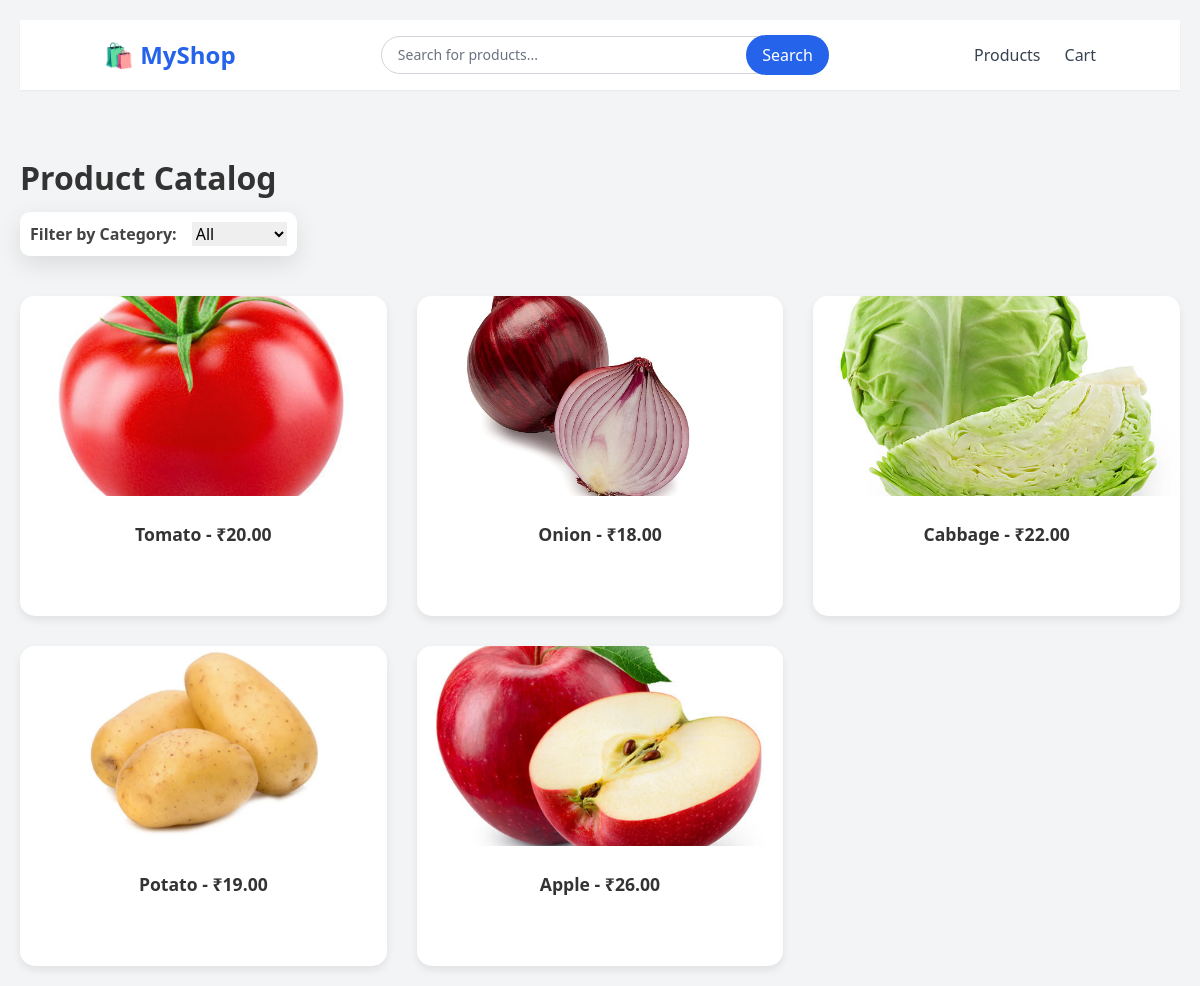
Screenshot of /products/ with the database file from the repository.
### catalog/models.py (models this page shows, shortened)
class Product(models.Model):
    name = models.CharField(max_length=100)
    description = models.TextField(null=True, blank=True)
    price = models.DecimalField(max_digits=10, decimal_places=2)
    category = models.CharField(max_length=100)
    image = models.ImageField(upload_to='product_images/', blank=True, null=True)

### catalog/views.py (the view)
# urls.py: path('products/', views.product_list, name='product_list'),  # Product listing
def product_list(request):
    categories = Product.objects.values_list('category', flat=True).distinct()
    selected_category = request.GET.get('category', '')
    query = request.GET.get('q', '')
    products = Product.objects.all()
    if selected_category:
        products = products.filter(category=selected_category)
    if query:
        products = products.filter(name__icontains=query)
    return render(request, 'catalog/product_list.html', {
        'products': products,
        'categories': categories,
        'selected_category': selected_category,
        'query': query,
    })

### catalog/templates/catalog/product_list.html (shortened to what this page needs)
<!DOCTYPE html>
<html lang="en">
<head>
</head>
<body>
  {% load static %}
  {% include 'base.html' %}
  <div class="container-1">
    <h1 class="heading">Product Catalog</h1>
    <form method="get" class="category-filter">
      <label for="category">Filter by Category:</label>
      <select name="category" id="category" onchange="this.form.submit()">
        <option value="">All</option>
      </select>
    </form>
  </div>
    <div class="products-grid">
      {% for product in products %}
        <div class="product-card" data-product-id="{{ product.id }}">
          {% if product.image %}
            <img src="{{ product.image.url }}" alt="{{ product.name }}" />
          {% else %}
            <img src="https://via.placeholder.com/300x200?text=No+Image" alt="No image" />
          {% endif %}
          <div class="product-info">
            <h2>{{ product.name }} - ₹{{ product.price }}</h2>
          </div>
        </div>
      {% empty %}
        <p>No products found.</p>
      {% endfor %}
    </div>
</body>
</html>

### catalog/templates/base.html (shortened to what this page needs)
<!DOCTYPE html>
<html lang="en">
<head>
  <script src="https://cdn.tailwindcss.com"></script>
</head>
<body class="bg-gray-100 font-sans">
  <nav class="bg-white shadow-sm sticky top-0 z-50">
    <div class="max-w-screen-lg mx-auto px-4 py-4 flex items-center justify-between flex-wrap">
      <div class="flex items-center justify-between w-full sm:w-auto">
        <a href="{% url 'product_list' %}" class="text-2xl font-bold text-blue-600 hover:text-blue-800 transition duration-300">
          🛍️ MyShop
        </a>
      </div>
      <div class="w-full sm:w-auto mt-4 sm:mt-0 sm:flex-1 sm:px-4 hidden sm:block">
        <form method="get" class="relative max-w-md mx-auto">
          <input
            type="text"
            name="q"
            placeholder="Search for products..."
            class="w-full px-4 py-2 pr-16 text-sm text-gray-700 placeholder-gray-500 rounded-full border border-gray-300"
          />
          <button
            type="submit"
            class="absolute right-0 top-1/2 transform -translate-y-1/2 bg-blue-600 text-white px-4 py-2 rounded-full hover:bg-blue-700 transition duration-300"
          >
            Search
          </button>
        </form>
      </div>
      <div class="hidden sm:flex space-x-6 text-gray-700 font-medium">
        <a href="{% url 'product_list' %}" class="hover:text-blue-600 hover:underline underline-offset-4 transition duration-300">Products</a>
        <a href="{% url 'cart' %}" class="hover:text-blue-600 hover:underline underline-offset-4 transition duration-300">Cart</a>
      </div>
    </div>
  </nav>
  <main class="container mx-auto px-4 py-8">
  </main>
</body>
</html>

### catalog/templates/catalog/product_list.html (style rules this page uses)
body { font-family: 'Arial', sans-serif; padding: 20px; background: #f5f7fa; margin: 0; }
.heading { margin-bottom: 10px; font-size: 2em; color: #333; text-align: center; font-weight: 600; }
.container-1 { display: flex; flex-direction: column; align-items: flex-start; justify-content: center; flex-wrap: wrap; }
.category-filter { min-width: 220px; background: #fff; border-radius: 10px; padding: 10px; box-shadow: 0 8px 24px rgba(0, 0, 0, 0.1); display: flex; flex-direction: row; gap: 15px; position: sticky; top: 20px; margin-bottom: 40px; }
.category-filter label { font-weight: 600; font-size: 1em; color: #444; }
.products-grid { flex: 1; display: grid; grid-template-columns: repeat(auto-fill, minmax(280px, 1fr)); gap: 30px; margin-top: 0; }
.product-card { position: relative; background-color: #fff; border-radius: 15px; box-shadow: 0 4px 8px rgba(0, 0, 0, 0.08); overflow: hidden; transition: transform 0.3s ease, box-shadow 0.3s ease; cursor: pointer; height: 320px; }
.product-card img { width: 100%; height: 200px; object-fit: cover; transition: transform 0.3s ease; }
.product-info { padding: 15px; text-align: center; }
.product-info h2 { margin: 10px 0; font-size: 1.1em; color: #333; font-weight: 600; }

### rows the page displays
Product: image (picture), name "Tomato", price "20.00"
Product: image (picture), name "Onion", price "18.00"
Product: image (picture), name "Cabbage", price "22.00"
Product: image (picture), name "Potato", price "19.00"
Product: image (picture), name "Apple", price "26.00"
